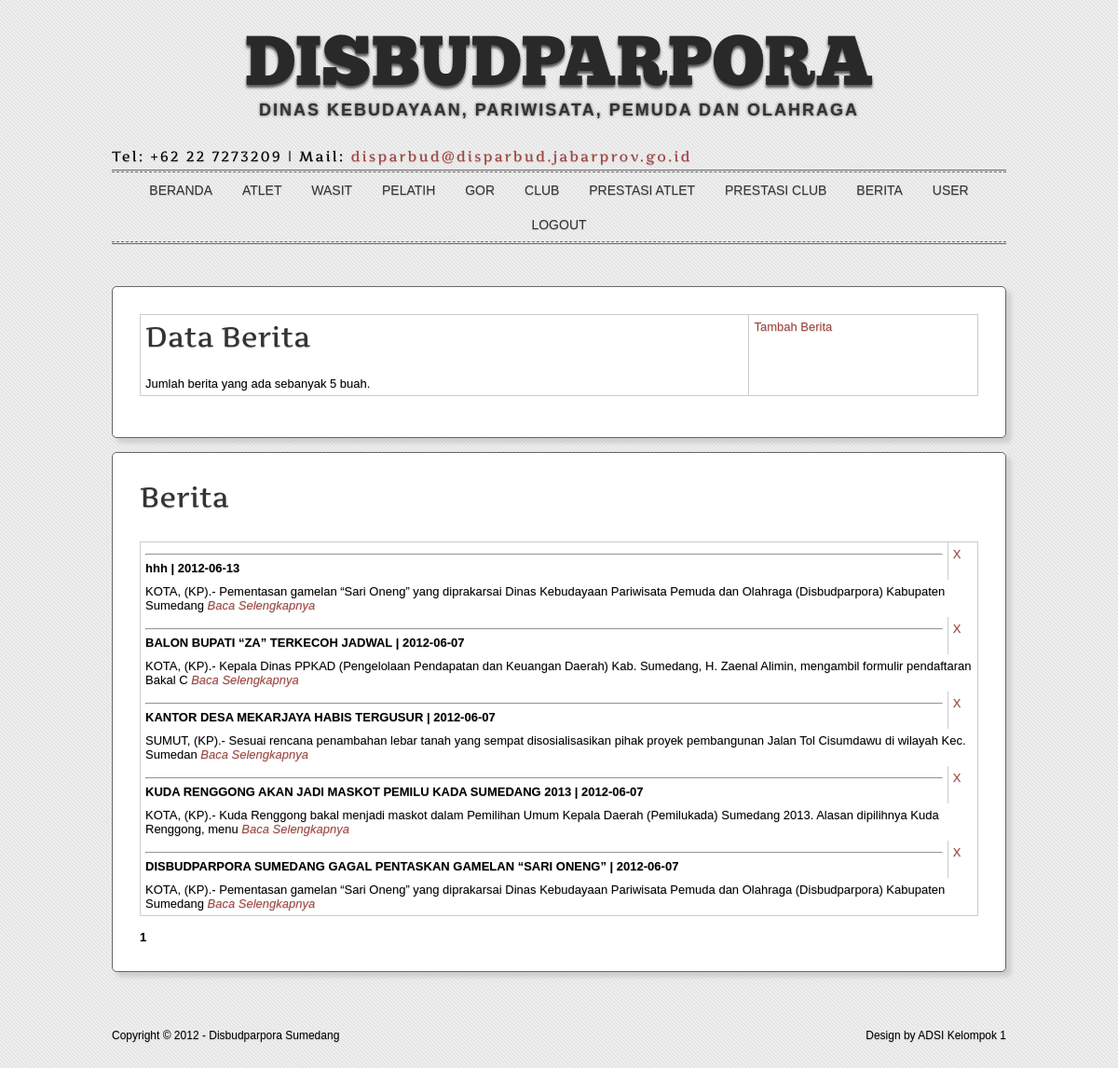
The page /21232f297a57a5a743894a0e4a801f/berita.php (signed in) on the database its author committed.
### tables this page shows
CREATE TABLE IF NOT EXISTS `berita` (
  `id` int(10) unsigned NOT NULL AUTO_INCREMENT,
  `judul` varchar(255) NOT NULL,
  `isi` text NOT NULL,
  `tanggal` date NOT NULL,
  PRIMARY KEY (`id`)
);

### 21232f297a57a5a743894a0e4a801f/berita.php (the view, shortened to what this page needs)
<?php session_start();
if(!isset($_SESSION['id']))
{
	?>
	<script language="javascript">
	alert("Maaf, Anda tidak berhak mengakses halaman ini!!");
	document.location="../index.php";
	</script>
	<?php
}
else{
?>
<!DOCTYPE html>
<link rel="stylesheet" href="../styles/elegant-press.css" type="text/css" />
</head>
<body>
<div class="main-container">
  <header>
    <h1><a href="index.html">Disbudparpora</a></h1>
    <p id="tagline"><strong>Dinas Kebudayaan, Pariwisata, Pemuda dan Olahraga</strong></p>
  </header>
</div>
<div class="main-container">
  <div id="sub-headline">
    <div class="tagline_left"><p id="tagline2">Tel: +62 22 7273209 | Mail: <a href="mailto:disparbud@disparbud.jabarprov.go.id">disparbud@disparbud.jabarprov.go.id</a></p></div>
    <br class="clear" />
  </div>
</div>
<div class="main-container">
  <div id="nav-container">
   <nav>
    <ul class="nav">
        <li><a href="index.php" >Beranda</a></li>
        <li><a href="page.php?halaman=1&page=1" class="active">Atlet</a></li>
        <li><a href="page.php?halaman=2&page=1">Wasit</a></li>
        <li><a href="page.php?halaman=3&page=1">Pelatih</a></li>
        <li><a href="page.php?halaman=4&page=1">GOR</a></li>
        <li><a href="page.php?halaman=5&page=1">Club</a></li>
        <li><a href="page.php?halaman=6&page=1">Prestasi Atlet</a></li>
        <li><a href="page.php?halaman=7&page=1">Prestasi Club</a></li>
        <li><a href="">Berita</a></li>
        <li><a href="page.php?halaman=8&page=1">User</a></li>
        <li><a href="d56b699830e77ba53855679cb1d252/logout.php">Logout</a></li>
    </ul>
   </nav>
  </div>
</div>
<div class="main-container">
  <div class="container1">
<br />
    <article class="box" id="home_featured21">
	<?php
		$query   = "SELECT COUNT(*) AS jumData FROM berita";
		$hasil   = mysql_query($query);
		$data    = mysql_fetch_array($hasil);
		$jumData = $data['jumData'];
	echo "<table border='0'><tr><td><h1>Data Berita</h1></td><td><a href='isiberita.php'>Tambah Berita</a></td><tr>";
	echo "<tr><td>Jumlah berita yang ada sebanyak $jumData buah.</td></tr></table>";
	?>
	</article>
	<br><article class="box" id="home_featured21">
	<h1>Berita</h1>
                    <?php
					$dataPerPage = 10;
					if(isset($_GET['page']))
					{
						$noPage = $_GET['page'];
					}
					else $noPage = 1;
					$offset = ($noPage - 1) * $dataPerPage;
					$result = mysql_query("SELECT * FROM berita ORDER BY id DESC LIMIT $offset, $dataPerPage");
					?>
                    <table border="0">
                    <?php
					while ($data = mysql_fetch_row($result))
					{
						echo "<tr><td>";
						echo "<hr/> <b><font color='#000000'> $data[1]</font> | $data[3] </b><br/>";
						echo "</td><td><a href='hapusBerita.php?idDelete=".$data[0]."'>X</a></td></tr><tr><td colspan=2>";
						echo("".substr($data[2],0,150)." <a href='detail_berita.php?id=$data[0]&judul=$data[1]'><h7><i>Baca Selengkapnya</i></h7></a>");
						echo "</td></tr>";
					}
					echo"<br></table>";
					$query   = "SELECT COUNT(*) AS jumData FROM berita";
					$hasil  = mysql_query($query);
					$data     = mysql_fetch_array($hasil);
					$jumData = $data['jumData'];
					$jumPage = ceil($jumData/$dataPerPage);
					for($page = 1; $page <= $jumPage; $page++)
					{
						if ((($page >= $noPage - 3) && ($page <= $noPage + 3)) || ($page == 1) || ($page == $jumPage))
						{
							if ($page == $noPage) echo " <b>".$page."</b> ";
							else echo " <a href='".$_SERVER['PHP_SELF']."?page=".$page."'>".$page."</a> ";
						}
					}
				?>
	</article>
 </div>
<br /><br />
</div>
 <footer>
    <p class="tagline_left">Copyright &copy; 2012 - Disbudparpora Sumedang </p>
    <p class="tagline_right">Design by ADSI Kelompok 1</p>
    <br class="clear" />
  </footer>
<br />
<br />
    </body>
</html>
<?php
}?>

### styles/elegant-press.css (style rules this page uses)
html,body,div,span,object,iframe,h1,h2,h3,h4,h5,h6,p,blockquote,pre,abbr,address,cite,code,del,dfn,em,img,ins,kbd,q,samp,small,strong,sub,sup,var,b,i,dl,dt,dd,ol,ul,li,fieldset,form,label,select [name=jk], select [name=tgl_lahir], select [name=bln_lahir], select [name=thn_lahir],option,legend,table,caption,tbody,tfoot,thead,tr,th,td,article,aside,canvas,details,figcaption,figure,footer,header,hgroup,menu,nav,section,summary,time,mark,audio,video { border:0;font-size:100%;vertical-align:baseline;margin:0;padding:0 }
article,aside,details,figcaption,figure,footer,header,hgroup,menu,nav,section { display:block }
body { margin-top:30px;font-size:13px;font-family:Tahoma, Georgia, "Times New Roman", Times, serif;font-family:Century Gothic, sans-serif;color:#000;background:#eee url(../images/bg.png) repeat;padding:0;text-shadow:0px 1px 1px rgba(0, 0, 0, 0.2) }
a { outline:none;text-decoration:none;color:#A3443E }
.tagline_left { float:left }
.tagline_right { float:right }
div.main-container { display:block;text-align:left;margin:0 0 1px }
div.main-container h1,div.main-container h2,div.main-container h3,div.main-container h4,div.main-container h5,div.main-container h6 { font-family:Artifika, Arial, Helvetica, sans-serif;font-weight:400;line-height:normal;margin:0 0 15px;padding:0 }
h1 { font-size:30px }
header { text-align:center;text-transform:uppercase }
header h1 { list-style:none;line-height:normal;margin:0;padding:0 }
header h1 a { font-family:'ChunkFive Regular', Arial, Helvetica, sans-serif;font-size:75px;text-shadow:0 3px 3px #555;-webkit-transition:all 200ms linear;-moz-transition:all 200ms linear;-o-transition:all 200ms linear;-ms-transition:all 200ms linear;transition:all 200ms linear;-webkit-transform:translateZ(0);-moz-transform:translateZ(0);-o-transform:translateZ(0);-webkit-transform:translateZ(0);-moz-transform:translateZ(0);-o-transform:translateZ(0);-ms-transform:translateZ(0);-webkit-transform:translateZ(0);-moz-transform:translateZ(0);-o-transform:translateZ(0);-ms-transform:translateZ(0);transform:translateZ(0) }
header p { margin-top:-20px;font-size:20px }
#sub-headline { border-bottom:1px solid #666;padding:15px 0 }
#sub-headline .tagline_left { margin:8px 0 0;padding:0 }
.container1 { border-top:1px solid #666;padding:30px 0 }
.box { background-color:#FFF;border:1px solid #666;-webkit-border-radius:5px;-moz-border-radius:5px;border-radius:5px;-webkit-box-shadow:5px 5px 5px #ccc;-moz-box-shadow:5px 5px 5px #ccc;box-shadow:5px 5px 5px #ccc;padding:29px }
footer { font-size:12px }
h1,h2,h3,h4,h5,h6 { color:#333;font-family:Artifika, Arial, Helvetica, sans-serif }
h1 a,h2 a,h3 a,h4 a,h5 a,h6 a { color:#292929;font-family:Artifika, Arial, Helvetica, sans-serif }
p { color:#000 }
#tagline,#tagline1 { padding-top:5px;font-size:18px;text-shadow:0 0 3px #555;letter-spacing:2px;font-family:ChunkFive, Arial, Helvetica, sans-serif;color:#333 }
#tagline2 { padding-top:5px;font-size:15px;letter-spacing:2px;font-family:Artifika, Arial, Helvetica, sans-serif;margin-bottom:-10px }
#header,#sub-headline,#nav-container,#breadcrumb,.container,.container1,.grid,footer,.callout .grid { position:relative;display:block;width:960px;margin:0 auto }
#comments .commentlist,footer p { margin:0;padding:0 }
#nav-container { z-index:1000;font-size:14px;text-align:center;text-transform:uppercase;border-top:1px dashed #666;border-bottom:1px dashed #666 }
.nav,.nav * { list-style:none;margin:0;padding:0 }
.nav li { position:relative;display:inline-block;zoom:1;*display:inline }
.nav a { display:block;position:relative;color:#333;text-decoration:none;padding:.75em 1em }
.nav a,.nav a:visited,.nav li.active li a { color:#333 }
table { width:100%;border-collapse:collapse;table-layout:auto;vertical-align:top;margin-bottom:15px;border:1px solid #CCC }
table tbody td { vertical-align:top;border-collapse:collapse;border-left:1px solid #CCC;border-right:1px solid #CCC }
table thead th,table tbody td { border-collapse:collapse;padding:5px }

### rows shown on the page
berita: judul "hhh", tanggal "2012-06-13", isi "KOTA, (KP).- Pementasan gamelan “Sari Oneng” yang diprakarsai Dinas Kebudayaan Pariwisata Pemuda dan Olahraga (Disbudparpora) Kabupaten Sumedang"
berita: judul "BALON BUPATI “ZA” TERKECOH JADWAL", tanggal "2012-06-07", isi "KOTA, (KP).- Kepala Dinas PPKAD (Pengelolaan Pendapatan dan Keuangan Daerah) Kab. Sumedang, H. Zaenal Alimin, mengambil formulir pendaftaran Bakal C"
berita: judul "KANTOR DESA MEKARJAYA HABIS TERGUSUR", tanggal "2012-06-07", isi "SUMUT, (KP).- Sesuai rencana penambahan lebar tanah yang sempat disosialisasikan pihak proyek pembangunan Jalan Tol Cisumdawu di wilayah Kec. Sumedan"
berita: judul "KUDA RENGGONG AKAN JADI MASKOT PEMILU KADA SUMEDANG 2013", tanggal "2012-06-07", isi "KOTA, (KP).- Kuda Renggong bakal menjadi maskot dalam Pemilihan Umum Kepala Daerah (Pemilukada) Sumedang 2013. Alasan dipilihnya Kuda Renggong, menu"
berita: judul "DISBUDPARPORA SUMEDANG GAGAL PENTASKAN GAMELAN “SARI ONENG”", tanggal "2012-06-07", isi "KOTA, (KP).- Pementasan gamelan “Sari Oneng” yang diprakarsai Dinas Kebudayaan Pariwisata Pemuda dan Olahraga (Disbudparpora) Kabupaten Sumedang"

### other values the page prints
$jumData "5"
